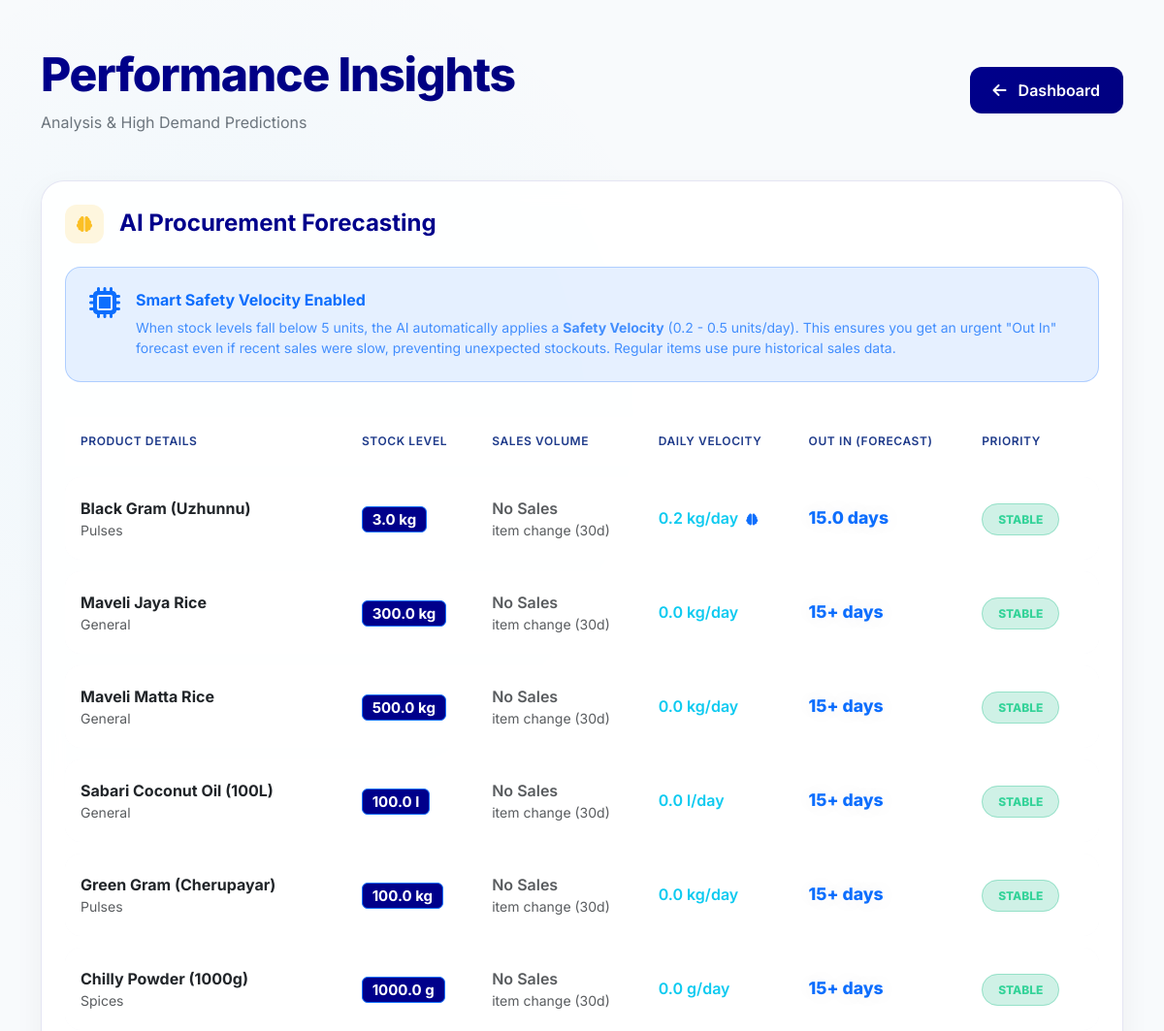
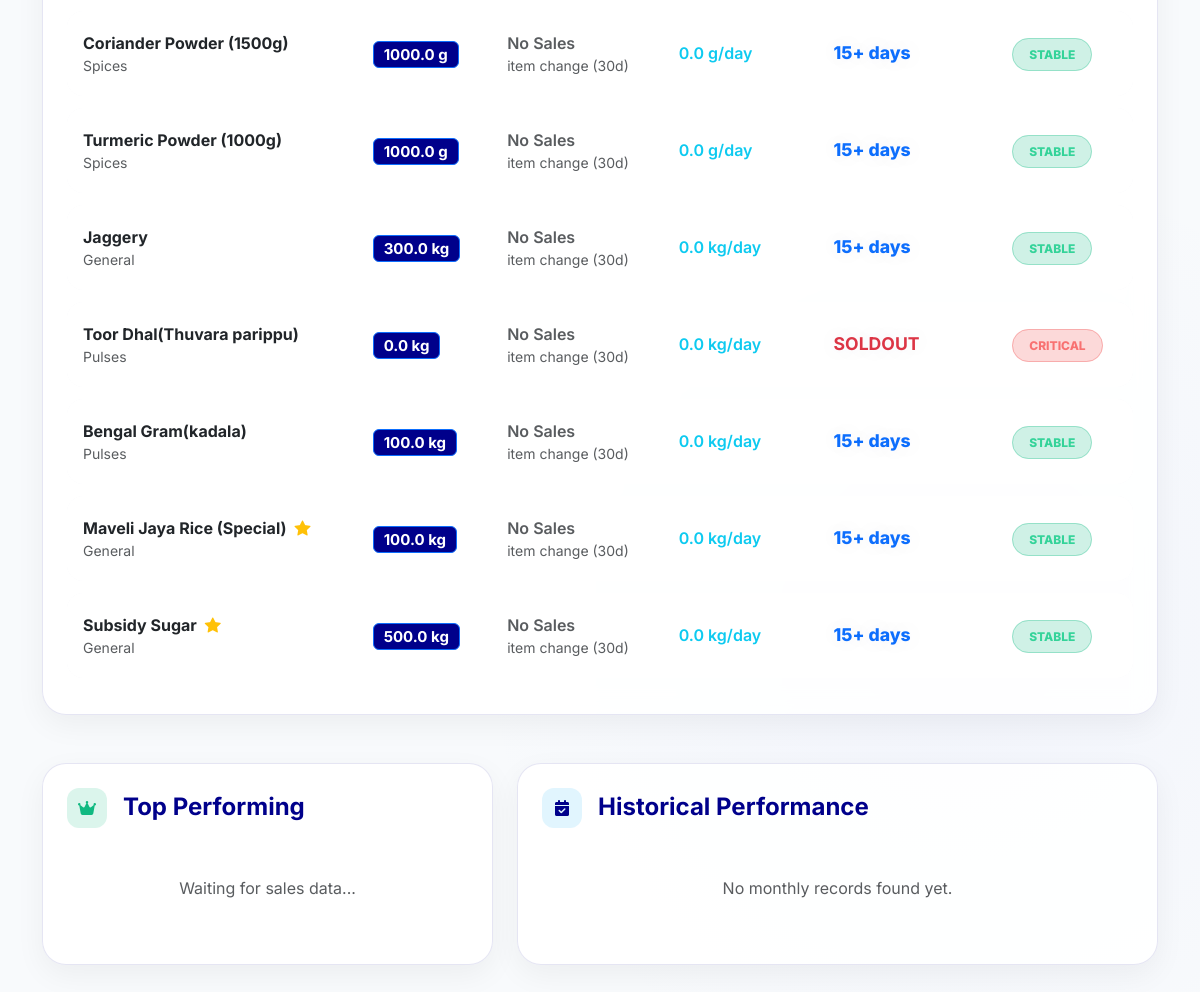
/stock_analytics/ (signed in), run on the app's committed database (2 pictures, top to bottom).
### mainapp/models.py (models this page shows, shortened)
class Product(models.Model):
    name = models.CharField(max_length=100)
    category = models.CharField(max_length=50, default='General')
    price = models.FloatField()
    quantity = models.FloatField()
    unit = models.CharField(max_length=10, choices=[
        ('kg', 'Kilogram'),
        ('g', 'Gram'),
        ('l', 'Liter'),
        ('ml', 'Milliliter'),
        ('pcs', 'Pieces'),
    ], default='kg')
    is_subsidy = models.BooleanField(default=False)
    is_eligible_yellow = models.BooleanField(default=True)
    is_eligible_pink = models.BooleanField(default=True)
    is_eligible_blue = models.BooleanField(default=True)
    is_eligible_white = models.BooleanField(default=True)
    created_at = models.DateTimeField(auto_now_add=True)

### mainapp/views.py (the view)
# urls.py: path('stock_analytics/', views.stock_analytics, name='stock_analytics'),
@login_required
@user_passes_test(is_admin)
def stock_analytics(request):
    monthly_performance = Sale.objects.annotate(
        month=TruncMonth('sale_date')
    ).values('month', 'product__name').annotate(
        total_sold=Coalesce(Sum('quantity_sold'), Value(0.0)),
        total_revenue=Coalesce(Sum('total_price'), Value(0.0))
    ).order_by('-month', '-total_sold')
    top_performing_items = Sale.objects.values('product__name').annotate(
        total_sold=Coalesce(Sum('quantity_sold'), Value(0.0))
    ).order_by('-total_sold')[:5]
    today = timezone.now()
    seven_days_ago = today - timezone.timedelta(days=7)
    thirty_days_ago = today - timezone.timedelta(days=30)
    forecast_data = []
    for p in Product.objects.all():
        sales_7d = Sale.objects.filter(product=p, sale_date__gte=seven_days_ago).aggregate(
            total=Coalesce(Sum('quantity_sold'), Value(0.0))
        )['total']
        sales_30d = Sale.objects.filter(product=p, sale_date__gte=thirty_days_ago).aggregate(
            total=Coalesce(Sum('quantity_sold'), Value(0.0))
        )['total']
        v7 = float(sales_7d) / 7.0
        days_active = (today - p.created_at).days
        v30_window = max(min(days_active, 30), 1)
        v30 = float(sales_30d) / float(v30_window)
        effective_velocity = v7 if v7 > 0 else v30
        is_adjusted = False
        if p.quantity > 0 and p.quantity < 5 and effective_velocity < 0.1:
            effective_velocity = 0.5 if p.quantity <= 1 else 0.2
            is_adjusted = True
        days_left = 999
        display_days = "15+"
        if p.quantity <= 0:
            days_left = 0
            display_days = "OUT"
        elif effective_velocity > 0:
            days_left = float(p.quantity) / effective_velocity
            display_days = str(round(days_left, 1)) if days_left < 100 else "15+"
        is_fast_mover = v30 > 1.0 or v7 > 0.5
        demand_score = effective_velocity / (float(p.quantity) if p.quantity > 0 else 0.1)
        forecast_data.append({
            'id': p.id,
            'name': p.name,
            'category': p.category,
            'stock_qty': float(p.quantity),
            'unit': p.unit,
            'total_sold': round(float(sales_30d), 1),
            'velocity': round(effective_velocity, 2),
            'days_left': display_days,
            'priority_label': 'CRITICAL' if days_left < 3 or p.quantity <= 0 else ('WARNING' if days_left < 7 else 'STABLE'),
            'priority_class': 'badge-danger' if days_left < 3 or p.quantity <= 0 else ('badge-warning' if days_left < 7 else 'badge-success'),
            'is_fast_mover': is_fast_mover,
            'is_adjusted': is_adjusted,
            'demand_score': demand_score,
            'is_subsidy': p.is_subsidy
        })
    forecast_data = sorted(forecast_data, key=lambda x: (0 if x['is_fast_mover'] else 1, -x['demand_score']))
    return render(request, 'stock_analytics.html', {
        'monthly_performance': monthly_performance,
        'top_performing_items': top_performing_items,
        'predictions': forecast_data
    })

### mainapp/templates/stock_analytics.html (shortened to what this page needs)
<!DOCTYPE html>
<html lang="en">
<head>
    <link rel="stylesheet" href="https://cdnjs.cloudflare.com/ajax/libs/font-awesome/6.4.0/css/all.min.css">
    <link href="https://cdn.jsdelivr.net/npm/bootstrap@5.3.0/dist/css/bootstrap.min.css" rel="stylesheet">
    <link rel="stylesheet" href="https://cdn.jsdelivr.net/npm/bootstrap-icons@1.10.0/font/bootstrap-icons.css">
</head>
<body>
    <div class="container py-5">
        <div class="d-flex justify-content-between align-items-center mb-5 animate-fade-in">
            <div>
                <h1 class="display-5 page-header mb-2">Performance Insights</h1>
                <p class="text-secondary mb-0">Analysis & High Demand Predictions</p>
            </div>
            <a href="{% url 'admin_dashboard' %}" class="btn-premium">
                <i class="fas fa-arrow-left me-2"></i> Dashboard
            </a>
        </div>
        <div class="glass-card p-4 mb-5 animate-fade-in delay-1">
            <div class="d-flex align-items-center mb-4">
                <div class="icon-box icon-warning">
                    <i class="fas fa-brain"></i>
                </div>
                <h4 class="mb-0 fw-bold">AI Procurement Forecasting</h4>
            </div>
            <div class="alert bg-primary bg-opacity-10 border-primary border-opacity-25 rounded-4 p-4 mb-4">
                <div class="d-flex">
                    <div class="text-primary me-3">
                        <i class="fas fa-microchip fa-2xl"></i>
                    </div>
                    <div>
                        <h6 class="fw-bold text-primary mb-2">Smart Safety Velocity Enabled</h6>
                        <p class="small text-primary mb-0 opacity-75">
                            When stock levels fall below 5 units, the AI automatically applies a <strong>Safety
                                Velocity</strong> (0.2 - 0.5 units/day).
                            This ensures you get an urgent "Out In" forecast even if recent sales were slow, preventing
                            unexpected stockouts.
                            Regular items use pure historical sales data.
                        </p>
                    </div>
                </div>
            </div>
            {% if predictions %}
            <div class="table-responsive">
                <table class="table table-custom mb-0">
                    <thead>
                        <tr>
                            <th>Product Details</th>
                            <th>Stock Level</th>
                            <th>Sales Volume</th>
                            <th>Daily Velocity</th>
                            <th>Out In (Forecast)</th>
                            <th>Priority</th>
                        </tr>
                    </thead>
                    <tbody>
                        {% for item in predictions %}
                        <tr>
                            <td>
                                <div class="d-flex align-items-center">
                                    <div class="fw-bold">{{ item.name }}</div>
                                    {% if item.is_subsidy %}
                                    <i class="bi bi-star-fill text-warning ms-2" title="Subsidy Item"></i>
                                    {% endif %}
                                </div>
                                <div class="text-muted small">{{ item.category }}</div>
                            </td>
                            <td>
                                <div class="text-darkblue fw-bold" style="font-size: 1.25rem;">
                                    <span class="badge bg-darkblue border border-primary">{{ item.stock_qty }}
                                        {{item.unit }}</span>
                                </div>
                            </td>
                            <td>
                                <div class="text-darkblue fw-semibold">
                                    {% if item.total_sold > 0 %}
                                    {{ item.total_sold }} {{ item.unit }}
                                    {% else %}
                                    <span class="text-muted">No Sales</span>
                                    {% endif %}
                                </div>
                                <div class="text-muted small">item change (30d)</div>
                            </td>
                            <td>
                                <div class="text-info fw-semibold">
                                    {{ item.velocity }} {{ item.unit }}/day
                                    {% if item.is_adjusted %}
                                    <i class="fas fa-brain text-primary ms-1" style="font-size: 0.75rem;"
                                        title="AI Safety Adjustment"></i>
                                    {% endif %}
                                </div>
                            </td>
                            <td>
                                <div class="stat-value text-primary" style="font-size: 1.1rem;">
                                    {% if item.days_left == "OUT" %}
                                    <span class="text-danger fw-bold">SOLDOUT</span>
                                    {% else %}
                                    {{ item.days_left }} days
                                    {% endif %}
                                </div>
                            </td>
                            <td>
                                <span class="badge-custom {{ item.priority_class }}">{{ item.priority_label }}</span>
                            </td>
                        </tr>
                        {% endfor %}
                    </tbody>
                </table>
            </div>
            {% else %}
            <div class="text-center py-5">
                <i class="fas fa-check-circle text-success mb-3" style="font-size: 3rem;"></i>
                <p class="text-muted">Procurement stability detected. No urgent restocks predicted.</p>
            </div>
            {% endif %}
        </div>
        <div class="row">
            <div class="col-lg-5 mb-5 animate-fade-in delay-2">
                <div class="glass-card p-4 h-100">
                    <div class="d-flex align-items-center mb-4">
                        <div class="icon-box icon-success">
                            <i class="fas fa-crown"></i>
                        </div>
                        <h4 class="mb-0 fw-bold">Top Performing</h4>
                    </div>
                    <div class="mt-3">
                        {% for item in top_performing_items %}
                        <div class="d-flex justify-content-between align-items-center p-3 mb-3 rounded-4"
                            style="background: rgba(255,255,255,0.02); border: 1px solid rgba(255,255,255,0.05);">
                            <div>
                                <div class="fw-semibold">{{ item.product__name }}</div>
                                <div class="small text-muted">Most Sold Product</div>
                            </div>
                            <div class="text-end">
                                <div class="badge-custom badge-success">{{ item.total_sold }} sold</div>
                            </div>
                        </div>
                        {% empty %}
                        <p class="text-muted text-center py-4">Waiting for sales data...</p>
                        {% endfor %}
                    </div>
                </div>
            </div>
            <div class="col-lg-7 mb-5 animate-fade-in delay-3">
                <div class="glass-card p-4 h-100">
                    <div class="d-flex align-items-center mb-4">
                        <div class="icon-box icon-info">
                            <i class="fas fa-calendar-check"></i>
                        </div>
                        <h4 class="mb-0 fw-bold">Historical Performance</h4>
                    </div>
                    {% if monthly_performance %}
                    <div class="table-responsive">
                        <table class="table table-custom mb-0">
                            <thead>
                                <tr>
                                    <th>Period</th>
                                    <th>Item</th>
                                    <th>Volume</th>
                                    <th>Value</th>
                                </tr>
                            </thead>
                            <tbody>
                                {% for record in monthly_performance %}
                                <tr>
                                    <td>
                                        <div class="fw-semibold">{{ record.month|date:"F" }}</div>
                                        <div class="text-muted small">{{ record.month|date:"Y" }}</div>
                                    </td>
                                    <td>{{ record.product__name }}</td>
                                    <td class="fw-bold">{{ record.total_sold }}</td>
                                    <td>
                                        <span class="text-success fw-bold">Rs. {{ record.total_revenue|floatformat:2
                                            }}</span>
                                    </td>
                                </tr>
                                {% endfor %}
                            </tbody>
                        </table>
                    </div>
                    {% else %}
                    <p class="text-muted text-center py-4">No monthly records found yet.</p>
                    {% endif %}
                </div>
            </div>
        </div>
    </div>
</body>
</html>

### data on the page
Product: name "Black Gram (Uzhunnu)", category "Pulses", stock_qty "3.0", unit "kg", unit "kg"
Product: name "Maveli Jaya Rice", category "General", stock_qty "300.0", unit "kg", unit "kg"
Product: name "Maveli Matta Rice", category "General", stock_qty "500.0", unit "kg", unit "kg"
Product: name "Sabari Coconut Oil (100L)", category "General", stock_qty "100.0"
Product: name "Green Gram (Cherupayar)", category "Pulses", stock_qty "100.0", unit "kg", unit "kg"
Product: name "Chilly Powder (1000g)", category "Spices", stock_qty "1000.0"
Product: name "Coriander Powder (1500g)", category "Spices", stock_qty "1000.0"
Product: name "Turmeric Powder (1000g)", category "Spices", stock_qty "1000.0"
Product: name "Jaggery", category "General", stock_qty "300.0", unit "kg", unit "kg"
Product: name "Toor Dhal(Thuvara parippu)", category "Pulses", stock_qty "0.0", unit "kg", unit "kg"
Product: name "Bengal Gram(kadala)", category "Pulses", stock_qty "100.0", unit "kg", unit "kg"
Product: name "Maveli Jaya Rice (Special)", category "General", stock_qty "100.0", unit "kg", unit "kg"
Product: name "Subsidy Sugar", category "General", stock_qty "500.0", unit "kg", unit "kg"

### other printed values
{{ item.velocity }} "0.2" "0.0" "0.0" "0.0" "0.0" "0.0" "0.0" "0.0" "0.0" "0.0" "0.0" "0.0" "0.0"
{{ item.days_left }} "15.0" "15+" "15+" "15+" "15+" "15+" "15+" "15+" "15+" "15+" "15+" "15+"
{{ item.priority_label }} "STABLE" "STABLE" "STABLE" "STABLE" "STABLE" "STABLE" "STABLE" "STABLE" "STABLE" "CRITICAL" "STABLE" "STABLE" "STABLE"
{{ item.unit }} "l" "g" "g" "g"
